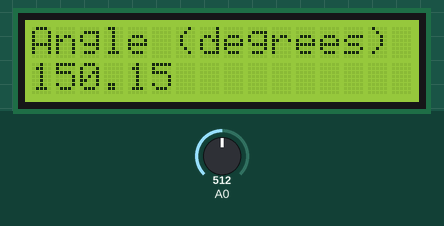
A sketch run on a simulated Arduino Uno, built with avr-gcc and run on an emulated ATmega328P. Parts: 16×2 character LCD. Inputs (shaded band) come from the test bench; at power-on: A0 = 512. What the sketch prints to the serial monitor is not drawn.

Above: at 1.2 s.
1.3 s: A0 set to 716
At 1.64 s:
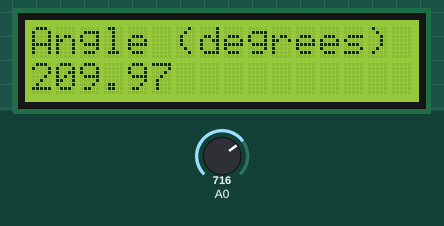
4.2 s: A0 set to 900
At 4.57 s:
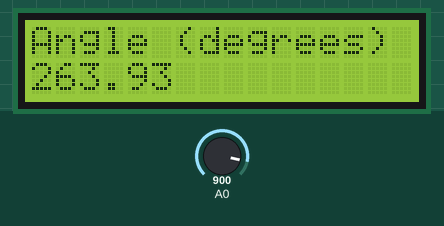
5.8 s: A0 set to 1023
At 6.14 s:
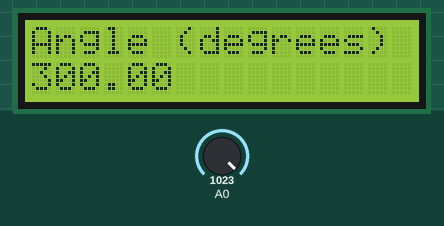
7.4 s: A0 set to 355
At 7.72 s:
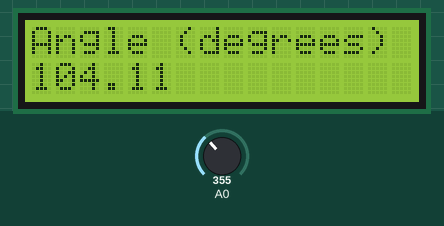
9.0 s: A0 set to 332
At 9.29 s:
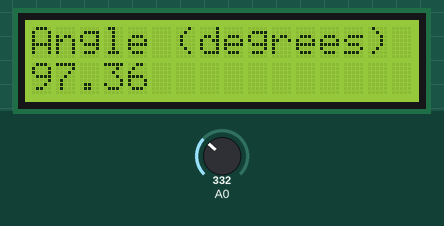
Timing chart, 0 to 11.5 s (numbered marks = the images above; inputs shaded):
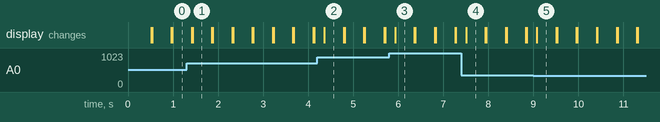

Measured:
- after the input at 1.3 s, the display: first differs from a run without the input after 0.14 s (image 1)
- after the input at 4.2 s, the display: changes after 0.16 s (image 2)
- after the input at 5.8 s, the display: changes after 0.13 s (image 3)
- after the input at 7.4 s, the display: changes after 0.11 s (image 4)
- after the input at 9.0 s, the display: changes after 0.08 s (image 5)
- what the display in image 1 shows lasts 0.5 s, from 1.4 s to 1.9 s

The sketch:

Read_Analog_Voltage_-_Potentiometer.ino
```cpp
#include <Wire.h>
#include <LiquidCrystal_I2C.h>
LiquidCrystal_I2C lcd(0x27,16,2);

// the setup routine runs once when you press reset:
void setup() {
  // initialize serial communication at 9600 bits per second:
  Serial.begin(9600);
  lcd.init();
  lcd.backlight();
}

// the loop routine runs over and over again forever:
void loop() {
  // read the input on analog pin 0:
  int sensorValue = analogRead(A0);
  // Convert the analog reading (which goes from 0 - 1023) to a voltage (0 - 5V):
  float voltage = sensorValue * (5.0 / 1023.0);
  float angle = 300 * (voltage / 5.0);
  // print out the value you read:
  Serial.println(voltage);

  lcd.setCursor(0,0);
  lcd.print("Angle (degrees)");
  lcd.setCursor(0,1);
  lcd.print(angle);

  delay(200);
  lcd.clear();
}
```
